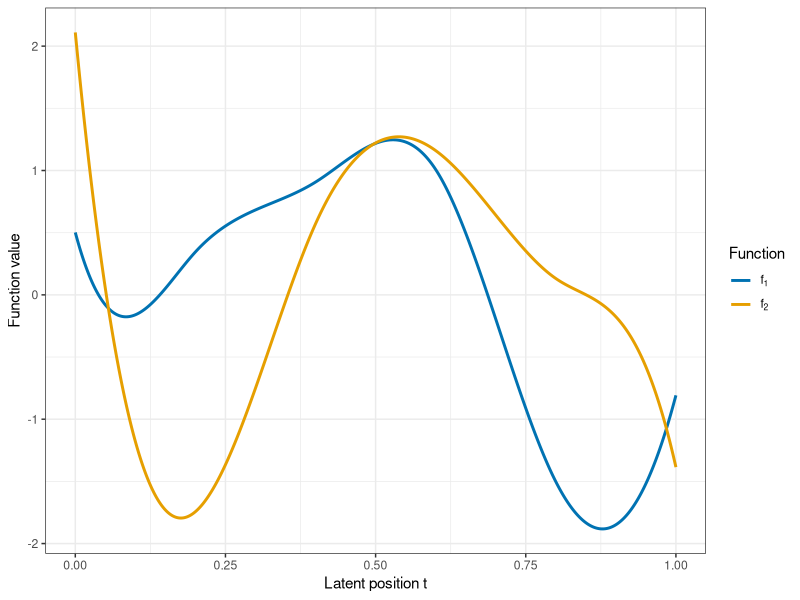

Reproduce this figure in R.
## ---- chunk 1
knitr::opts_chunk$set(echo = TRUE, message = FALSE, warning = FALSE)
## ---- chunk 2
N <- 100
P <- 2
noise_sd <- 0.1
spline_df <- 8
seed <- 20260930

set.seed(seed)

# Basis evaluated on a dense grid, used to standardize each f_j and to plot it.
grid <- seq(0, 1, length.out = 2001)
basis_grid <- splines::bs(grid, df = spline_df, degree = 3,
                          intercept = TRUE, Boundary.knots = c(0, 1))

# Random coefficients define f_1 and f_2; center and scale to unit variance.
coefficients <- matrix(rnorm(spline_df * P), spline_df, P)
dense_signal <- basis_grid %*% coefficients
centers <- colMeans(dense_signal)
signal_scale <- sqrt(mean(sweep(dense_signal, 2, centers)^2))

# f_j evaluated at arbitrary positions in [0, 1].
evaluate_f <- function(x) {
  basis_x <- predict(basis_grid, x)
  sweep(basis_x %*% coefficients, 2, centers) / signal_scale
}

# Latent positions t_i ~ Uniform(0, 1) and observations Y = f(t) + noise.
t_true <- runif(N)
Y <- evaluate_f(t_true) + matrix(rnorm(N * P, sd = noise_sd), N, P)
colnames(Y) <- paste0("f", seq_len(P))

dim(Y)
## ---- chunk 3
f_grid <- evaluate_f(grid)
plot_data <- data.frame(
  t = rep(grid, times = P),
  value = as.vector(f_grid),
  Function = factor(rep(c("f[1]", "f[2]"), each = length(grid)))
)

library(ggplot2)
ggplot(plot_data, aes(t, value, colour = Function)) +
  geom_line(linewidth = 1) +
  scale_colour_manual(values = c("f[1]" = "#0072B2", "f[2]" = "#E69F00"),
                      labels = c(expression(f[1]), expression(f[2]))) +
  labs(x = "Latent position t", y = "Function value") +
  theme_bw()
